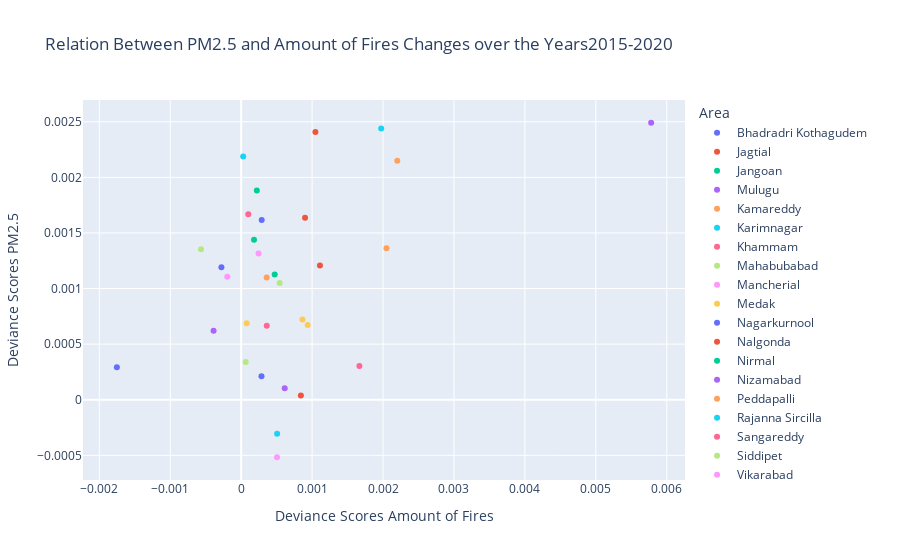

Notebook code for this chart:
### Code cell
os.chdir('c:\\Users\\Jesse\\OneDrive\\Documenten\\Master BAOR\\Thesis\\GitHub\\dicra\\analytics\\sandbox\\notebooks\\crop_fires\\DPPD_Jesse\\PM2.5')
PM_df = pd.read_csv('PM_years_district.csv', index_col=0)
df = correlation(PM_df, 2015, 2020, 'PM2.5', district_boundaries, 'Dist_Name', 'district')

### Figure 1 — Plotly figure (JSON) as saved in the notebook; plotly's stock layout.template omitted (floating-point values rounded to 4 significant figures)
{"data": [{"hovertemplate": "Area=Bhadradri Kothagudem<br>Deviance Scores Amount of Fires=%{x}<br>Deviance Scores PM2.5=%{y}<extra></extra>", "legendgroup": "Bhadradri Kothagudem", "marker": {"color": "#636efa", "symbol": "circle"}, "mode": "markers", "name": "Bhadradri Kothagudem", "orientation": "v", "showlegend": true, "type": "scatter", "x": [-0.001753], "xaxis": "x", "y": [0.000291], "yaxis": "y"}, {"hovertemplate": "Area=Jagtial<br>Deviance Scores Amount of Fires=%{x}<br>Deviance Scores PM2.5=%{y}<extra></extra>", "legendgroup": "Jagtial", "marker": {"color": "#EF553B", "symbol": "circle"}, "mode": "markers", "name": "Jagtial", "orientation": "v", "showlegend": true, "type": "scatter", "x": [0.001047], "xaxis": "x", "y": [0.002407], "yaxis": "y"}, {"hovertemplate": "Area=Jangoan<br>Deviance Scores Amount of Fires=%{x}<br>Deviance Scores PM2.5=%{y}<extra></extra>", "legendgroup": "Jangoan", "marker": {"color": "#00cc96", "symbol": "circle"}, "mode": "markers", "name": "Jangoan", "orientation": "v", "showlegend": true, "type": "scatter", "x": [0.000181], "xaxis": "x", "y": [0.001438], "yaxis": "y"}, {"hovertemplate": "Area=Mulugu<br>Deviance Scores Amount of Fires=%{x}<br>Deviance Scores PM2.5=%{y}<extra></extra>", "legendgroup": "Mulugu", "marker": {"color": "#ab63fa", "symbol": "circle"}, "mode": "markers", "name": "Mulugu", "orientation": "v", "showlegend": true, "type": "scatter", "x": [-0.0003888], "xaxis": "x", "y": [0.0006208], "yaxis": "y"}, {"hovertemplate": "Area=Kamareddy<br>Deviance Scores Amount of Fires=%{x}<br>Deviance Scores PM2.5=%{y}<extra></extra>", "legendgroup": "Kamareddy", "marker": {"color": "#FFA15A", "symbol": "circle"}, "mode": "markers", "name": "Kamareddy", "orientation": "v", "showlegend": true, "type": "scatter", "x": [0.002049], "xaxis": "x", "y": [0.001363], "yaxis": "y"}, {"hovertemplate": "Area=Karimnagar<br>Deviance Scores Amount of Fires=%{x}<br>Deviance Scores PM2.5=%{y}<extra></extra>", "legendgroup": "Karimnagar", "marker": {"color": "#19d3f3", "symbol": "circle"}, "mode": "markers", "name": "Karimnagar", "orientation": "v", "showlegend": true, "type": "scatter", "x": [0.001974], "xaxis": "x", "y": [0.00244], "yaxis": "y"}, {"hovertemplate": "Area=Khammam<br>Deviance Scores Amount of Fires=%{x}<br>Deviance Scores PM2.5=%{y}<extra></extra>", "legendgroup": "Khammam", "marker": {"color": "#FF6692", "symbol": "circle"}, "mode": "markers", "name": "Khammam", "orientation": "v", "showlegend": true, "type": "scatter", "x": [0.0003606], "xaxis": "x", "y": [0.0006645], "yaxis": "y"}, {"hovertemplate": "Area=Mahabubabad<br>Deviance Scores Amount of Fires=%{x}<br>Deviance Scores PM2.5=%{y}<extra></extra>", "legendgroup": "Mahabubabad", "marker": {"color": "#B6E880", "symbol": "circle"}, "mode": "markers", "name": "Mahabubabad", "orientation": "v", "showlegend": true, "type": "scatter", "x": [-0.0005667], "xaxis": "x", "y": [0.001353], "yaxis": "y"}, {"hovertemplate": "Area=Mancherial<br>Deviance Scores Amount of Fires=%{x}<br>Deviance Scores PM2.5=%{y}<extra></extra>", "legendgroup": "Mancherial", "marker": {"color": "#FF97FF", "symbol": "circle"}, "mode": "markers", "name": "Mancherial", "orientation": "v", "showlegend": true, "type": "scatter", "x": [0.0002446], "xaxis": "x", "y": [0.001316], "yaxis": "y"}, {"hovertemplate": "Area=Medak<br>Deviance Scores Amount of Fires=%{x}<br>Deviance Scores PM2.5=%{y}<extra></extra>", "legendgroup": "Medak", "marker": {"color": "#FECB52", "symbol": "circle"}, "mode": "markers", "name": "Medak", "orientation": "v", "showlegend": true, "type": "scatter", "x": [0.0009375], "xaxis": "x", "y": [0.0006731], "yaxis": "y"}, {"hovertemplate": "Area=Nagarkurnool<br>Deviance Scores Amount of Fires=%{x}<br>Deviance Scores PM2.5=%{y}<extra></extra>", "legendgroup": "Nagarkurnool", "marker": {"color": "#636efa", "symbol": "circle"}, "mode": "markers", "name": "Nagarkurnool", "orientation": "v", "showlegend": true, "type": "scatter", "x": [0.0002865], "xaxis": "x", "y": [0.0002119], "yaxis": "y"}, {"hovertemplate": "Area=Nalgonda<br>Deviance Scores Amount of Fires=%{x}<br>Deviance Scores PM2.5=%{y}<extra></extra>", "legendgroup": "Nalgonda", "marker": {"color": "#EF553B", "symbol": "circle"}, "mode": "markers", "name": "Nalgonda", "orientation": "v", "showlegend": true, "type": "scatter", "x": [0.00111], "xaxis": "x", "y": [0.001208], "yaxis": "y"}, {"hovertemplate": "Area=Nirmal<br>Deviance Scores Amount of Fires=%{x}<br>Deviance Scores PM2.5=%{y}<extra></extra>", "legendgroup": "Nirmal", "marker": {"color": "#00cc96", "symbol": "circle"}, "mode": "markers", "name": "Nirmal", "orientation": "v", "showlegend": true, "type": "scatter", "x": [0.0002209], "xaxis": "x", "y": [0.001883], "yaxis": "y"}, {"hovertemplate": "Area=Nizamabad<br>Deviance Scores Amount of Fires=%{x}<br>Deviance Scores PM2.5=%{y}<extra></extra>", "legendgroup": "Nizamabad", "marker": {"color": "#ab63fa", "symbol": "circle"}, "mode": "markers", "name": "Nizamabad", "orientation": "v", "showlegend": true, "type": "scatter", "x": [0.00578], "xaxis": "x", "y": [0.002491], "yaxis": "y"}, {"hovertemplate": "Area=Peddapalli<br>Deviance Scores Amount of Fires=%{x}<br>Deviance Scores PM2.5=%{y}<extra></extra>", "legendgroup": "Peddapalli", "marker": {"color": "#FFA15A", "symbol": "circle"}, "mode": "markers", "name": "Peddapalli", "orientation": "v", "showlegend": true, "type": "scatter", "x": [0.002201], "xaxis": "x", "y": [0.00215], "yaxis": "y"}, {"hovertemplate": "Area=Rajanna Sircilla<br>Deviance Scores Amount of Fires=%{x}<br>Deviance Scores PM2.5=%{y}<extra></extra>", "legendgroup": "Rajanna Sircilla", "marker": {"color": "#19d3f3", "symbol": "circle"}, "mode": "markers", "name": "Rajanna Sircilla", "orientation": "v", "showlegend": true, "type": "scatter", "x": [2.801e-05], "xaxis": "x", "y": [0.002188], "yaxis": "y"}, {"hovertemplate": "Area=Sangareddy<br>Deviance Scores Amount of Fires=%{x}<br>Deviance Scores PM2.5=%{y}<extra></extra>", "legendgroup": "Sangareddy", "marker": {"color": "#FF6692", "symbol": "circle"}, "mode": "markers", "name": "Sangareddy", "orientation": "v", "showlegend": true, "type": "scatter", "x": [0.001667], "xaxis": "x", "y": [0.0003033], "yaxis": "y"}, {"hovertemplate": "Area=Siddipet<br>Deviance Scores Amount of Fires=%{x}<br>Deviance Scores PM2.5=%{y}<extra></extra>", "legendgroup": "Siddipet", "marker": {"color": "#B6E880", "symbol": "circle"}, "mode": "markers", "name": "Siddipet", "orientation": "v", "showlegend": true, "type": "scatter", "x": [0.000543], "xaxis": "x", "y": [0.001049], "yaxis": "y"}, {"hovertemplate": "Area=Vikarabad<br>Deviance Scores Amount of Fires=%{x}<br>Deviance Scores PM2.5=%{y}<extra></extra>", "legendgroup": "Vikarabad", "marker": {"color": "#FF97FF", "symbol": "circle"}, "mode": "markers", "name": "Vikarabad", "orientation": "v", "showlegend": true, "type": "scatter", "x": [0.0005056], "xaxis": "x", "y": [-0.0005174], "yaxis": "y"}, {"hovertemplate": "Area=Wanaparthy<br>Deviance Scores Amount of Fires=%{x}<br>Deviance Scores PM2.5=%{y}<extra></extra>", "legendgroup": "Wanaparthy", "marker": {"color": "#FECB52", "symbol": "circle"}, "mode": "markers", "name": "Wanaparthy", "orientation": "v", "showlegend": true, "type": "scatter", "x": [0.0008638], "xaxis": "x", "y": [0.0007215], "yaxis": "y"}, {"hovertemplate": "Area=Warangal Rural<br>Deviance Scores Amount of Fires=%{x}<br>Deviance Scores PM2.5=%{y}<extra></extra>", "legendgroup": "Warangal Rural", "marker": {"color": "#636efa", "symbol": "circle"}, "mode": "markers", "name": "Warangal Rural", "orientation": "v", "showlegend": true, "type": "scatter", "x": [0.0002894], "xaxis": "x", "y": [0.001617], "yaxis": "y"}, {"hovertemplate": "Area=Warangal Urban<br>Deviance Scores Amount of Fires=%{x}<br>Deviance Scores PM2.5=%{y}<extra></extra>", "legendgroup": "Warangal Urban", "marker": {"color": "#EF553B", "symbol": "circle"}, "mode": "markers", "name": "Warangal Urban", "orientation": "v", "showlegend": true, "type": "scatter", "x": [0.0009007], "xaxis": "x", "y": [0.001637], "yaxis": "y"}, {"hovertemplate": "Area=Yadadri Bhuvanagiri<br>Deviance Scores Amount of Fires=%{x}<br>Deviance Scores PM2.5=%{y}<extra></extra>", "legendgroup": "Yadadri Bhuvanagiri", "marker": {"color": "#00cc96", "symbol": "circle"}, "mode": "markers", "name": "Yadadri Bhuvanagiri", "orientation": "v", "showlegend": true, "type": "scatter", "x": [0.0004728], "xaxis": "x", "y": [0.001127], "yaxis": "y"}, {"hovertemplate": "Area=Narayanpet<br>Deviance Scores Amount of Fires=%{x}<br>Deviance Scores PM2.5=%{y}<extra></extra>", "legendgroup": "Narayanpet", "marker": {"color": "#ab63fa", "symbol": "circle"}, "mode": "markers", "name": "Narayanpet", "orientation": "v", "showlegend": true, "type": "scatter", "x": [0.0006135], "xaxis": "x", "y": [0.0001041], "yaxis": "y"}, {"hovertemplate": "Area=Jogulamba Gadwal<br>Deviance Scores Amount of Fires=%{x}<br>Deviance Scores PM2.5=%{y}<extra></extra>", "legendgroup": "Jogulamba Gadwal", "marker": {"color": "#FFA15A", "symbol": "circle"}, "mode": "markers", "name": "Jogulamba Gadwal", "orientation": "v", "showlegend": true, "type": "scatter", "x": [0.0003593], "xaxis": "x", "y": [0.001099], "yaxis": "y"}, {"hovertemplate": "Area=Rangareddy<br>Deviance Scores Amount of Fires=%{x}<br>Deviance Scores PM2.5=%{y}<extra></extra>", "legendgroup": "Rangareddy", "marker": {"color": "#19d3f3", "symbol": "circle"}, "mode": "markers", "name": "Rangareddy", "orientation": "v", "showlegend": true, "type": "scatter", "x": [0.000507], "xaxis": "x", "y": [-0.000305], "yaxis": "y"}, {"hovertemplate": "Area=Suryapet<br>Deviance Scores Amount of Fires=%{x}<br>Deviance Scores PM2.5=%{y}<extra></extra>", "legendgroup": "Suryapet", "marker": {"color": "#FF6692", "symbol": "circle"}, "mode": "markers", "name": "Suryapet", "orientation": "v", "showlegend": true, "type": "scatter", "x": [0.0001004], "xaxis": "x", "y": [0.001669], "yaxis": "y"}, {"hovertemplate": "Area=Medchal Malkajgiri<br>Deviance Scores Amount of Fires=%{x}<br>Deviance Scores PM2.5=%{y}<extra></extra>", "legendgroup": "Medchal Malkajgiri", "marker": {"color": "#B6E880", "symbol": "circle"}, "mode": "markers", "name": "Medchal Malkajgiri", "orientation": "v", "showlegend": true, "type": "scatter", "x": [6.442e-05], "xaxis": "x", "y": [0.0003383], "yaxis": "y"}, {"hovertemplate": "Area=Adilabad<br>Deviance Scores Amount of Fires=%{x}<br>Deviance Scores PM2.5=%{y}<extra></extra>", "legendgroup": "Adilabad", "marker": {"color": "#FF97FF", "symbol": "circle"}, "mode": "markers", "name": "Adilabad", "orientation": "v", "showlegend": true, "type": "scatter", "x": [-0.0001954], "xaxis": "x", "y": [0.001105], "yaxis": "y"}, {"hovertemplate": "Area=Kumurambheem Asifabad<br>Deviance Scores Amount of Fires=%{x}<br>Deviance Scores PM2.5=%{y}<extra></extra>", "legendgroup": "Kumurambheem Asifabad", "marker": {"color": "#FECB52", "symbol": "circle"}, "mode": "markers", "name": "Kumurambheem Asifabad", "orientation": "v", "showlegend": true, "type": "scatter", "x": [7.782e-05], "xaxis": "x", "y": [0.000687], "yaxis": "y"}, {"hovertemplate": "Area=Jayashankar Bhupalpally<br>Deviance Scores Amount of Fires=%{x}<br>Deviance Scores PM2.5=%{y}<extra></extra>", "legendgroup": "Jayashankar Bhupalpally", "marker": {"color": "#636efa", "symbol": "circle"}, "mode": "markers", "name": "Jayashankar Bhupalpally", "orientation": "v", "showlegend": true, "type": "scatter", "x": [-0.0002784], "xaxis": "x", "y": [0.001192], "yaxis": "y"}, {"hovertemplate": "Area=Mahabubnagar<br>Deviance Scores Amount of Fires=%{x}<br>Deviance Scores PM2.5=%{y}<extra></extra>", "legendgroup": "Mahabubnagar", "marker": {"color": "#EF553B", "symbol": "circle"}, "mode": "markers", "name": "Mahabubnagar", "orientation": "v", "showlegend": true, "type": "scatter", "x": [0.0008418], "xaxis": "x", "y": [3.872e-05], "yaxis": "y"}], "layout": {"legend": {"title": {"text": "Area"}, "tracegroupgap": 0}, "title": {"text": "Relation Between PM2.5 and Amount of Fires Changes over the Years2015-2020"}, "xaxis": {"anchor": "y", "domain": [0, 1], "title": {"text": "Deviance Scores Amount of Fires"}}, "yaxis": {"anchor": "x", "domain": [0, 1], "title": {"text": "Deviance Scores PM2.5"}}}}
